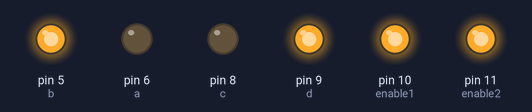
This sketch was run on a simulated Arduino Uno, built with avr-gcc and run on an emulated ATmega328P. On the bench: output pins drawn as LEDs (lit = HIGH).

Above: at 0.1 s.
Timing chart, 0 to 1.6 s (numbered marks = the images above):
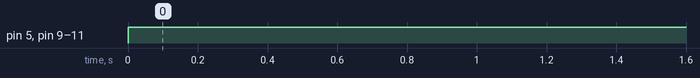

The sketch:

sketch_jul19c.ino
```cpp
//for right
int enable1 =10;
int a=6;
int b= 5;
//for left
int enable2= 11;
int c=8;
int d= 9;
//for setup
void setup()
{
  pinMode(enable1,OUTPUT);
  pinMode(a,OUTPUT);
  pinMode(b,OUTPUT);
  pinMode(enable2,OUTPUT);
  pinMode(c,OUTPUT);
  pinMode(d,OUTPUT);
}
void loop(){
  digitalWrite(enable1, 100);
  digitalWrite(a, LOW);
  digitalWrite(b, HIGH);
  digitalWrite(enable2, 100);
  digitalWrite(c, LOW);
  digitalWrite(d, HIGH);
}
```

Measured:
- by itself, pin 5 (b), pin 9 (d), pin 10 (enable1), pin 11 (enable2): LOW → HIGH at 0.00 s
